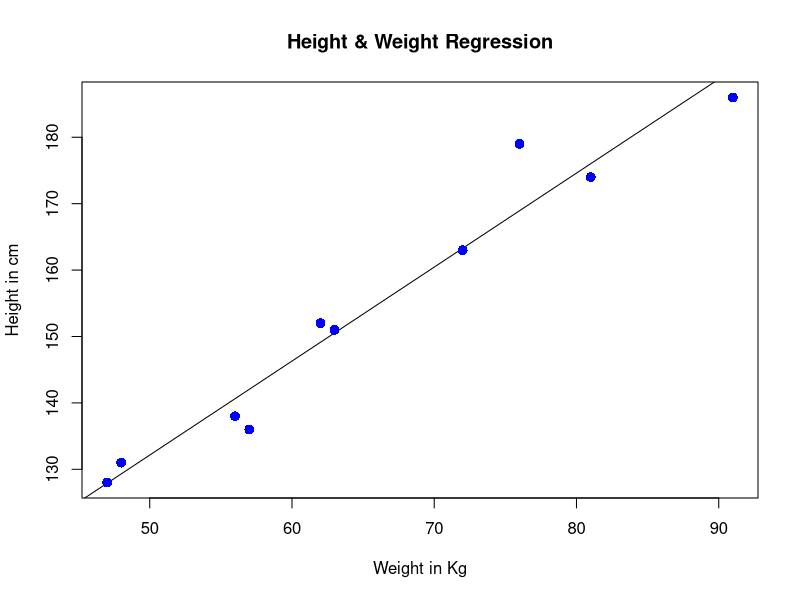
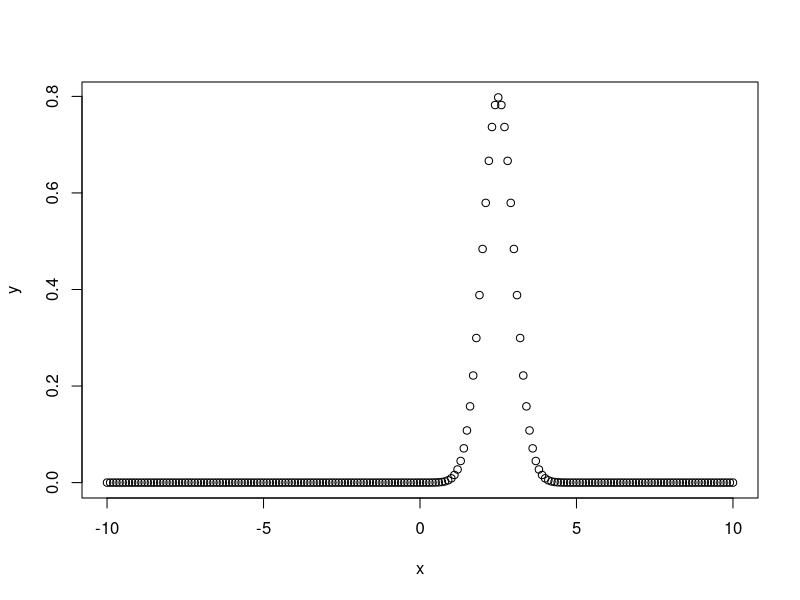
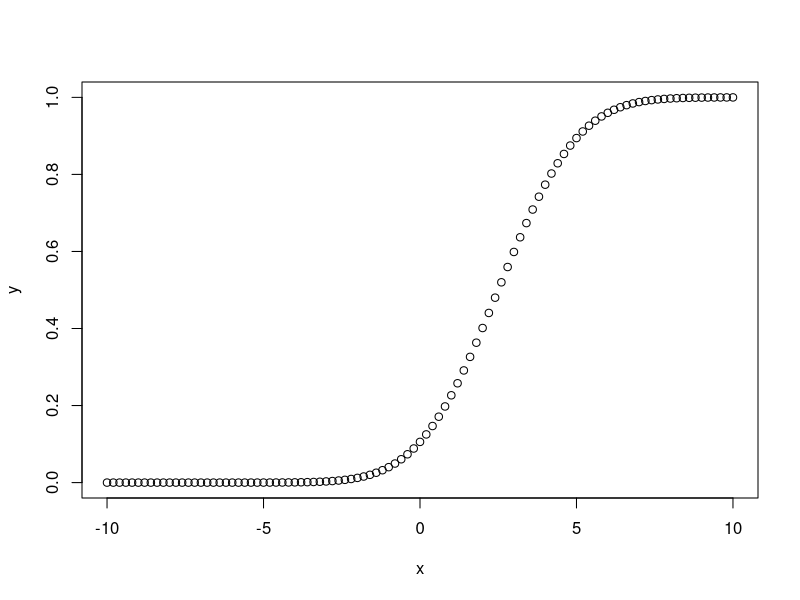
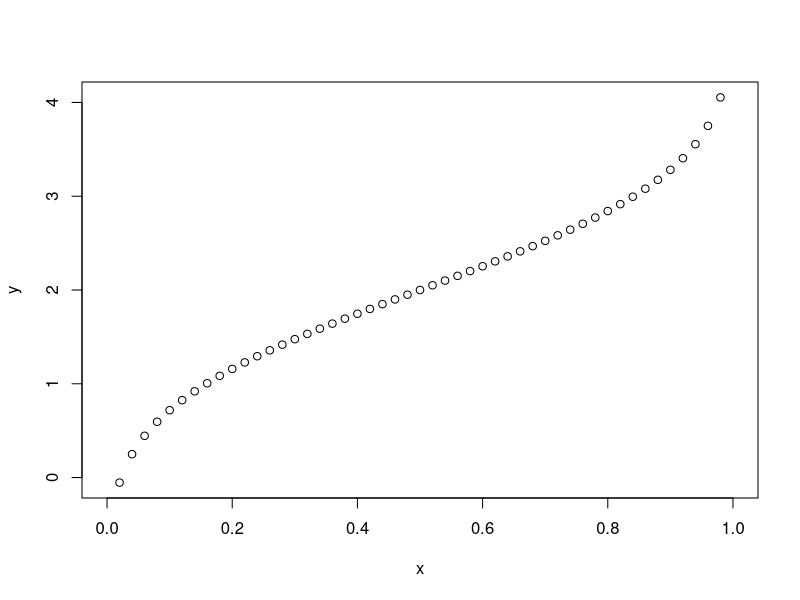
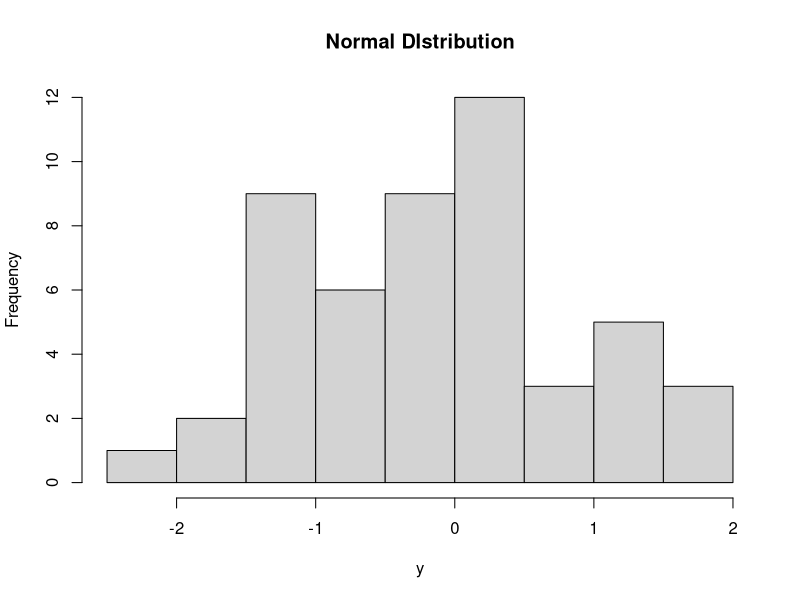
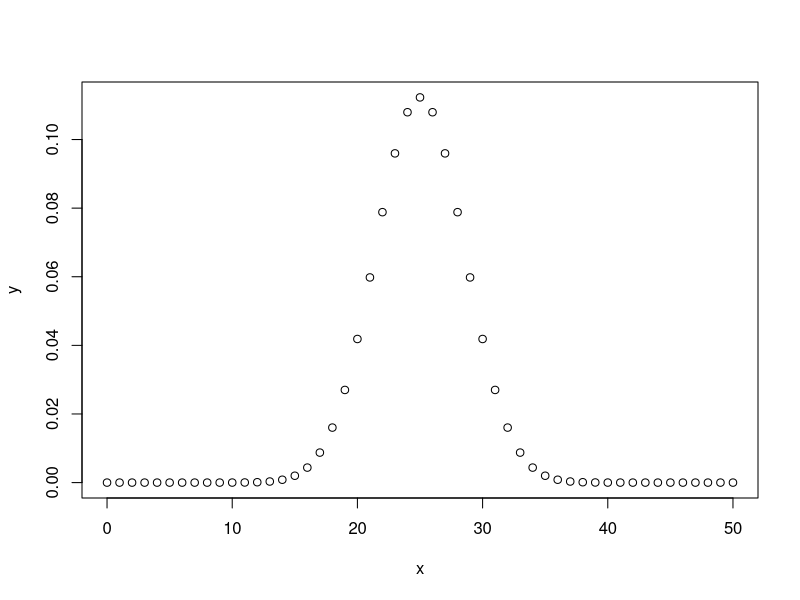
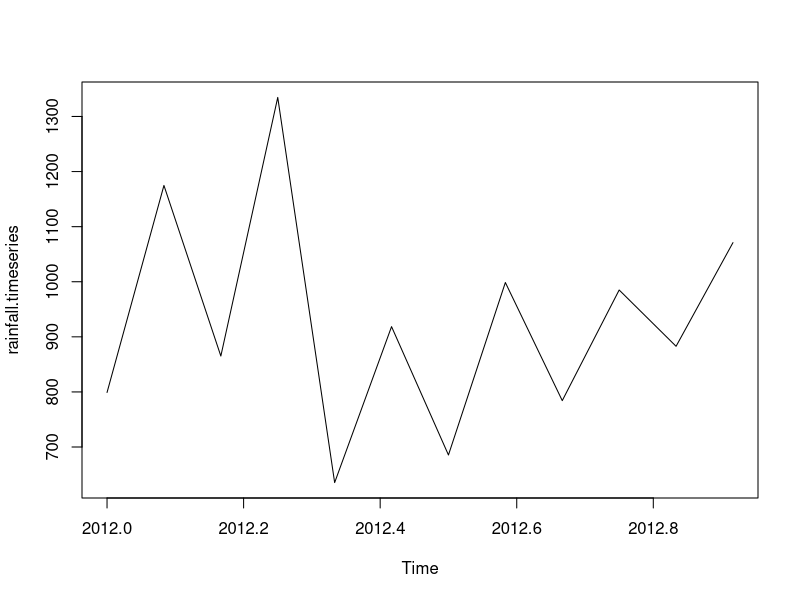
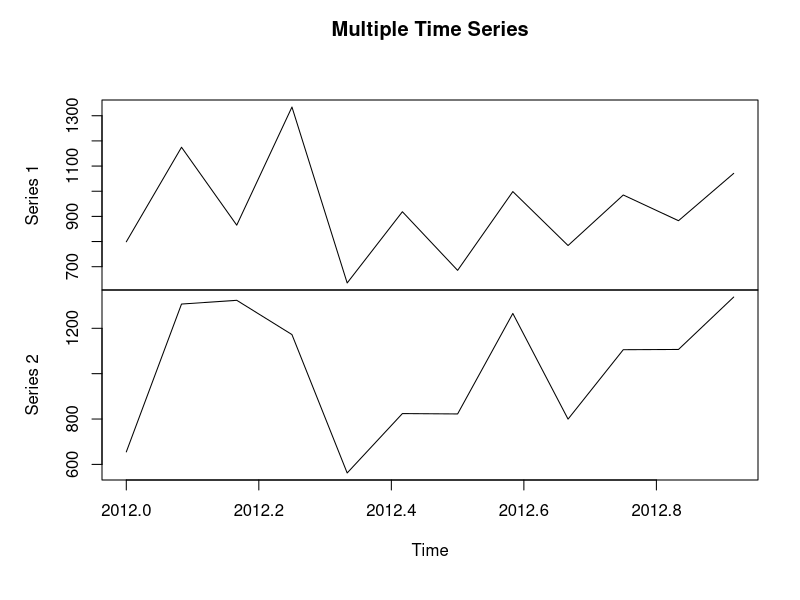

Source code (R) for these figures, in order: (Note: this script raises an error after producing the figures.)
# R - Mean, Median and Mode
###########################
# Mean
# Create a vector.
x <- c(12,7,3,4.2,18,2,54,-21,8,-5)

# Find Mean.
result.mean <- mean(x)
print(result.mean)

# Applying Trim Option
# Create a vector.
x <- c(12,7,3,4.2,18,2,54,-21,8,-5)

# Find Mean.
result.mean <-  mean(x,trim = 0.3)
print(result.mean)

# Applying NA Option
# Create a vector.
x <- c(12,7,3,4.2,18,2,54,-21,8,-5,NA)

# Find mean.
result.mean <-  mean(x)
print(result.mean)

# Find mean dropping NA values.
result.mean <-  mean(x,na.rm = TRUE)
print(result.mean)

# Median
# Create the vector.
x <- c(12,7,3,4.2,18,2,54,-21,8,-5)

# Find the median.
median.result <- median(x)
print(median.result)

# Mode
# Create the function.
getmode <- function(v) {
  uniqv <- unique(v)
  uniqv[which.max(tabulate(match(v, uniqv)))]
}

# Create the vector with numbers.
v <- c(2,1,2,3,1,2,3,4,1,5,5,3,2,3)

# Calculate the mode using the user function.
result <- getmode(v)
print(result)

# Create the vector with characters.
charv <- c("o","it","the","it","it")

# Calculate the mode using the user function.
result <- getmode(charv)
print(result)

# Linear REgression
####################
# Create Relationship Model & get the Coefficients
x <- c(151, 174, 138, 186, 128, 136, 179, 163, 152, 131)
y <- c(63, 81, 56, 91, 47, 57, 76, 72, 62, 48)

# Apply the lm() function.
relation <- lm(y~x)

print(relation)

# Get the Summary of the Relationship
x <- c(151, 174, 138, 186, 128, 136, 179, 163, 152, 131)
y <- c(63, 81, 56, 91, 47, 57, 76, 72, 62, 48)

# Apply the lm() function.
relation <- lm(y~x)

print(summary(relation))

# Predict the weight of new persons
# The predictor vector.
x <- c(151, 174, 138, 186, 128, 136, 179, 163, 152, 131)

# The resposne vector.
y <- c(63, 81, 56, 91, 47, 57, 76, 72, 62, 48)

# Apply the lm() function.
relation <- lm(y~x)

# Find weight of a person with height 170.
a <- data.frame(x = 170)
result <-  predict(relation,a)
print(result)

# Visualize the Regression Graphically
# Create the predictor and response variable.
x <- c(151, 174, 138, 186, 128, 136, 179, 163, 152, 131)
y <- c(63, 81, 56, 91, 47, 57, 76, 72, 62, 48)
relation <- lm(y~x)

# Give the chart file a name.
png(file = "linearregression.png")

# Plot the chart.
plot(y,x,col = "blue",main = "Height & Weight Regression",
     abline(lm(x~y)),cex = 1.3,pch = 16,xlab = "Weight in Kg",ylab = "Height in cm")

# Save the file.
dev.off()

# Multiple Regression
#######################
input <- mtcars[,c("mpg","disp","hp","wt")]
print(head(input))

# Create Relationship Model & get the Coefficients
input <- mtcars[,c("mpg","disp","hp","wt")]

# Create the relationship model.
model <- lm(mpg~disp+hp+wt, data = input)

# Show the model.
print(model)

# Get the Intercept and coefficients as vector elements.
cat("# # # # The Coefficient Values # # # ","\n")

a <- coef(model)[1]
print(a)

Xdisp <- coef(model)[2]
Xhp <- coef(model)[3]
Xwt <- coef(model)[4]

print(Xdisp)
print(Xhp)
print(Xwt)

# Logistic Regression
######################
# Select some columns form mtcars.
input <- mtcars[,c("am","cyl","hp","wt")]

print(head(input))

# Create Regression Model
input <- mtcars[,c("am","cyl","hp","wt")]

am.data = glm(formula = am ~ cyl + hp + wt, data = input, family = binomial)

print(summary(am.data))

# Normal Distribution
#####################

# dnorm()
# Create a sequence of numbers between -10 and 10 incrementing by 0.1.
x <- seq(-10, 10, by = .1)

# Choose the mean as 2.5 and standard deviation as 0.5.
y <- dnorm(x, mean = 2.5, sd = 0.5)

# Give the chart file a name.
png(file = "dnorm.png")

plot(x,y)

# Save the file.
dev.off()

# pnorm()
# Create a sequence of numbers between -10 and 10 incrementing by 0.2.
x <- seq(-10,10,by = .2)

# Choose the mean as 2.5 and standard deviation as 2.
y <- pnorm(x, mean = 2.5, sd = 2)

# Give the chart file a name.
png(file = "pnorm.png")

# Plot the graph.
plot(x,y)

# Save the file.
dev.off()

# Qnorm()
# Create a sequence of probability values incrementing by 0.02.
x <- seq(0, 1, by = 0.02)

# Choose the mean as 2 and standard deviation as 3.
y <- qnorm(x, mean = 2, sd = 1)

# Give the chart file a name.
png(file = "qnorm.png")

# Plot the graph.
plot(x,y)

# Save the file.
dev.off()

# Rnorm()
# Create a sample of 50 numbers which are normally distributed.
y <- rnorm(50)

# Give the chart file a name.
png(file = "rnorm.png")

# Plot the histogram for this sample.
hist(y, main = "Normal DIstribution")

# Save the file.
dev.off()

# Binomial Distribution
########################

# dbinom()
# Create a sample of 50 numbers which are incremented by 1.
x <- seq(0,50,by = 1)

# Create the binomial distribution.
y <- dbinom(x,50,0.5)

# Give the chart file a name.
png(file = "dbinom.png")

# Plot the graph for this sample.
plot(x,y)

# Save the file.
dev.off()

# pbinom()
# Probability of getting 26 or less heads from a 51 tosses of a coin.
x <- pbinom(26,51,0.5)

print(x)

# qbinom()
# How many heads will have a probability of 0.25 will come out when a coin
# is tossed 51 times.
x <- qbinom(0.25,51,1/2)

print(x)

# rbinom()
# Find 8 random values from a sample of 150 with probability of 0.4.
x <- rbinom(8,150,.4)

print(x)

# Poisson Regression
#####################
input <- warpbreaks
print(head(input))

# Create Regression Model
output <-glm(formula = breaks ~ wool+tension, data = warpbreaks,
             family = poisson)
print(summary(output))

# Analysis of Covariance
########################
input <- mtcars[,c("am","mpg","hp")]
print(head(input))

# ANCOVA Analysis
# Model with interaction between categorical variable and predictor variable
# Get the dataset.
input <- mtcars

# Create the regression model.
result <- aov(mpg~hp*am,data = input)
print(summary(result))

# Model without interaction between categorical variable and predictor variable
# Get the dataset.
input <- mtcars

# Create the regression model.
result <- aov(mpg~hp+am,data = input)
print(summary(result))

# Comparing Two Models
# Get the dataset.
input <- mtcars

# Create the regression models.
result1 <- aov(mpg~hp*am,data = input)
result2 <- aov(mpg~hp+am,data = input)

# Compare the two models.
print(anova(result1,result2))

# Time Series Analysis
#######################
# Get the data points in form of a R vector.
rainfall <- c(799,1174.8,865.1,1334.6,635.4,918.5,685.5,998.6,784.2,985,882.8,1071)

# Convert it to a time series object.
rainfall.timeseries <- ts(rainfall,start = c(2012,1),frequency = 12)

# Print the timeseries data.
print(rainfall.timeseries)

# Give the chart file a name.
png(file = "rainfall.png")

# Plot a graph of the time series.
plot(rainfall.timeseries)

# Save the file.
dev.off()

# Different Time Intervals
# Get the data points in form of a R vector.
rainfall1 <- c(799,1174.8,865.1,1334.6,635.4,918.5,685.5,998.6,784.2,985,882.8,1071)
rainfall2 <-
  c(655,1306.9,1323.4,1172.2,562.2,824,822.4,1265.5,799.6,1105.6,1106.7,1337.8)

# Convert them to a matrix.
combined.rainfall <-  matrix(c(rainfall1,rainfall2),nrow = 12)

# Convert it to a time series object.
rainfall.timeseries <- ts(combined.rainfall,start = c(2012,1),frequency = 12)

# Print the timeseries data.
print(rainfall.timeseries)

# Give the chart file a name.
png(file = "rainfall_combined.png")

# Plot a graph of the time series.
plot(rainfall.timeseries, main = "Multiple Time Series")

# Save the file.
dev.off()

# Nonlinear Least Square
########################
# consider the equation for this purpose − a = b1*x^2+b2

xvalues <- c(1.6,2.1,2,2.23,3.71,3.25,3.4,3.86,1.19,2.21)
yvalues <- c(5.19,7.43,6.94,8.11,18.75,14.88,16.06,19.12,3.21,7.58)

# Give the chart file a name.
png(file = "nls.png")


# Plot these values.
plot(xvalues,yvalues)


# Take the assumed values and fit into the model.
model <- nls(yvalues ~ b1*xvalues^2+b2,start = list(b1 = 1,b2 = 3))

# Plot the chart with new data by fitting it to a prediction from 100 data points.
new.data <- data.frame(xvalues = seq(min(xvalues),max(xvalues),len = 100))
lines(new.data$xvalues,predict(model,newdata = new.data))

# Save the file.
dev.off()

# Get the sum of the squared residuals.
print(sum(resid(model)^2))

# Get the confidence intervals on the chosen values of the coefficients.
print(confint(model))

# Decission Tree
################

# Load the party package. It will automatically load other
# dependent packages.
library(party)

# Print some records from data set readingSkills.
print(head(readingSkills))

# Load the party package. It will automatically load other
# dependent packages.
library(party)

# Create the input data frame.
input.dat <- readingSkills[c(1:105),]

# Give the chart file a name.
png(file = "decision_tree.png")

# Create the tree.
output.tree <- ctree(
  nativeSpeaker ~ age + shoeSize + score,
  data = input.dat)

# Plot the tree.
plot(output.tree)

# Save the file.
dev.off()

# Random Forest
###############
# Load the party package. It will automatically load other
# required packages.
library(party)

# Print some records from data set readingSkills.
print(head(readingSkills))

# Load the party package. It will automatically load other
# required packages.
library(party)
library(randomForest)

# Create the forest.
output.forest <- randomForest(nativeSpeaker ~ age + shoeSize + score,
                              data = readingSkills)

# View the forest results.
print(output.forest)

# Importance of each predictor.
print(importance(fit,type = 2))

# Survival Analysis
###################
# Load the library.
library("survival")

# Print first few rows.
print(head(pbc))

# Applying Surv() and survfit() Function
# Load the library.
library("survival")

# Create the survival object.
survfit(Surv(pbc$time,pbc$status == 2)~1)

# Give the chart file a name.
png(file = "survival.png")

# Plot the graph.
plot(survfit(Surv(pbc$time,pbc$status == 2)~1))

# Save the file.
dev.off()

# Chi Square Test
#################
library("MASS")
print(str(Cars93))

# Load the library.
library("MASS")

# Create a data frame from the main data set.
car.data <- data.frame(Cars93$AirBags, Cars93$Type)

# Create a table with the needed variables.
car.data = table(Cars93$AirBags, Cars93$Type)
print(car.data)

# Perform the Chi-Square test.
print(chisq.test(car.data))
